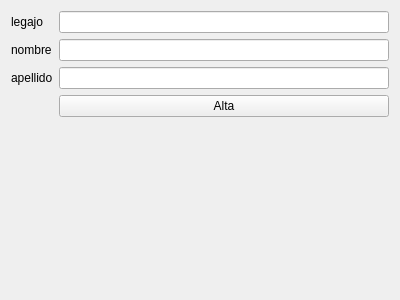
<?xml version="1.0" encoding="UTF-8"?>
<ui version="4.0">
 <class>Formulario</class>
 <widget class="QWidget" name="Formulario">
  <property name="geometry">
   <rect>
    <x>0</x>
    <y>0</y>
    <width>400</width>
    <height>300</height>
   </rect>
  </property>
  <property name="windowTitle">
   <string>Form</string>
  </property>
  <layout class="QGridLayout" name="gridLayout">
   <item row="1" column="1">
    <widget class="QLineEdit" name="leNombre"/>
   </item>
   <item row="0" column="0">
    <widget class="QLabel" name="label">
     <property name="text">
      <string>legajo</string>
     </property>
    </widget>
   </item>
   <item row="0" column="1">
    <widget class="QLineEdit" name="leLegajo"/>
   </item>
   <item row="1" column="0">
    <widget class="QLabel" name="label_2">
     <property name="text">
      <string>nombre</string>
     </property>
    </widget>
   </item>
   <item row="2" column="1">
    <widget class="QLineEdit" name="leApellido"/>
   </item>
   <item row="2" column="0">
    <widget class="QLabel" name="label_3">
     <property name="text">
      <string>apellido</string>
     </property>
    </widget>
   </item>
   <item row="3" column="1">
    <widget class="QPushButton" name="pbAlta">
     <property name="text">
      <string>Alta</string>
     </property>
    </widget>
   </item>
   <item row="4" column="1">
    <spacer name="verticalSpacer">
     <property name="orientation">
      <enum>Qt::Vertical</enum>
     </property>
     <property name="sizeHint" stdset="0">
      <size>
       <width>20</width>
       <height>40</height>
      </size>
     </property>
    </spacer>
   </item>
  </layout>
 </widget>
 <resources/>
 <connections/>
</ui>
